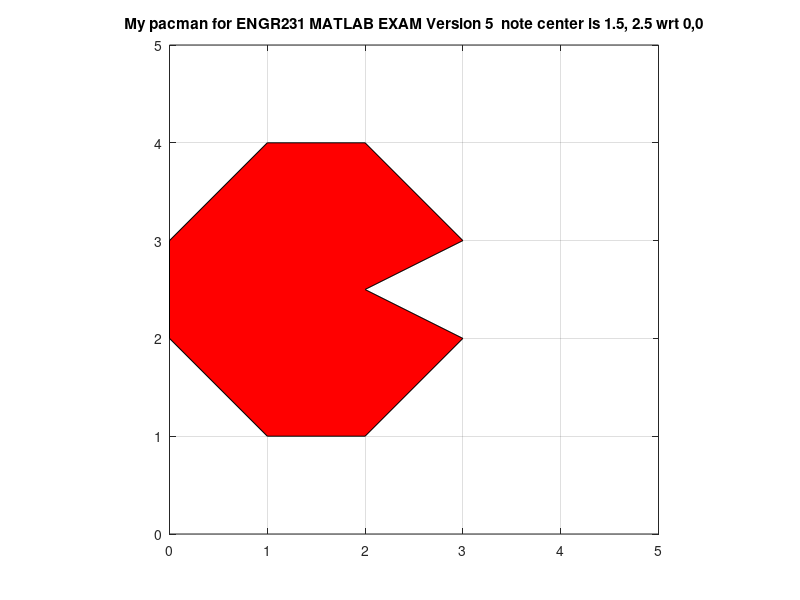
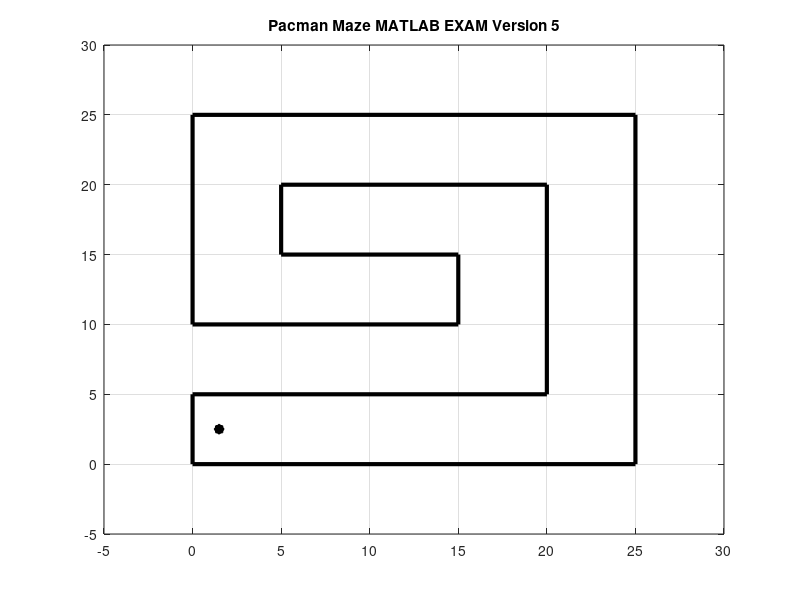

These figures' MATLAB source, in order: (Note: this script raises an error after producing the figures.)
%% MATLAB Exam Maze 5
% Run this file and then modify it to complete the MATLAB Exam maze.
% Make sure it is in the same directory at your trans and rot functions

close all; clear all;clc;
%% Define pacman
xcoords = [0 1 2 3 2   3 2 1 0];
ycoords = [2 1 1 2 2.5 3 4 4 3];
pacman = [xcoords;ycoords;ones(1,length(xcoords))]; % homogeneous coordinates
% note pacman's centeroid is 1.5 in x and 2.5 in y
%% Display Pacman
figure(10)
fill(xcoords,ycoords,'r')
axis([0 5 0 5])
grid on; axis equal; hold on
title('My pacman for ENGR231 MATLAB EXAM Version 5  note center is 1.5, 2.5 wrt 0,0')

%% Define Maze 
% create a new figure for maze ans subsequent work
close all
figure(777)

% outer edges
mm = [[0;0], [25;0], [25;25], [0;25], [0;10], [15;10], [15;15], [5;15], [5;20]];
mazey1 = [[0;0], [0;5]]; % vertical at end
% inner closure
mazex2= [[0;5], [20;5], [20;20], [5;20]];

plot(mm(1,:),mm(2,:),'k','linewidth',3)
hold on
plot(mazex2(1,:),mazex2(2,:),'k','linewidth',3)
plot(mazey1(1,:), mazey1(2,:), 'k','linewidth', 3)
axis([-5, 30, -5, 30])
grid on; 
title('Pacman Maze MATLAB EXAM Version 5')
%%  Show Destination
plot(1.5,2.5, 'k*', 'linewidth', 5)
%%  Move Pacman about the maze
% note the use of pause shows an animation if you run the completed file
%  show final destination

pac0= trans(12,10)*trans(1.5,2.5)*rot(180)*trans(-1.5,-2.5)*pacman;  
fill(pac0(1,:),pac0(2,:),'r')
pause(1)

pac1 = trans(1,10)*trans(1.5,2.5)*rot(90)*trans(-1.5,-2.5)*pacman;
fill(pac1(1,:),pac1(2,:),'c')
pause(1)

pac2 = trans(1,15)*trans(1.5,2.5)*rot(90)*trans(-1.5,-2.5)*pacman;
fill(pac2(1,:),pac2(2,:),'y')
pause(1)

%% Your modification of the code should start here *********
%% Eric Wan - ezw23@drexel.edu - MatLab Final Version 5
type rot
type trans

% I forgone the pause function as it wastes time
pac3 = trans(1,0)*trans(1.5,2.5)*rot(180)*trans(-1.5,-2.5)*pacman;
fill(pac3(1,:),pac3(2,:),[rand rand rand])

pac4 = trans(10,0)*pac3;
fill(pac4(1,:),pac4(2,:),[rand rand rand])

pac5 = trans(10,0)*pac4;
fill(pac5(1,:),pac5(2,:),[rand rand rand])

pac6 = trans(21,10)*trans(1.5,2.5)*rot(-90)*trans(-1.5,-2.5)*pacman;
fill(pac6(1,:),pac6(2,:),[rand rand rand])

pac7 = trans(0,10)*pac6;
fill(pac7(1,:),pac7(2,:),[rand rand rand])

pac8 = trans(1,20)*pacman;
fill(pac8(1,:),pac8(2,:),[rand rand rand])

pac9 = trans(10,0)*pac8;
fill(pac9(1,:),pac9(2,:),[rand rand rand])


